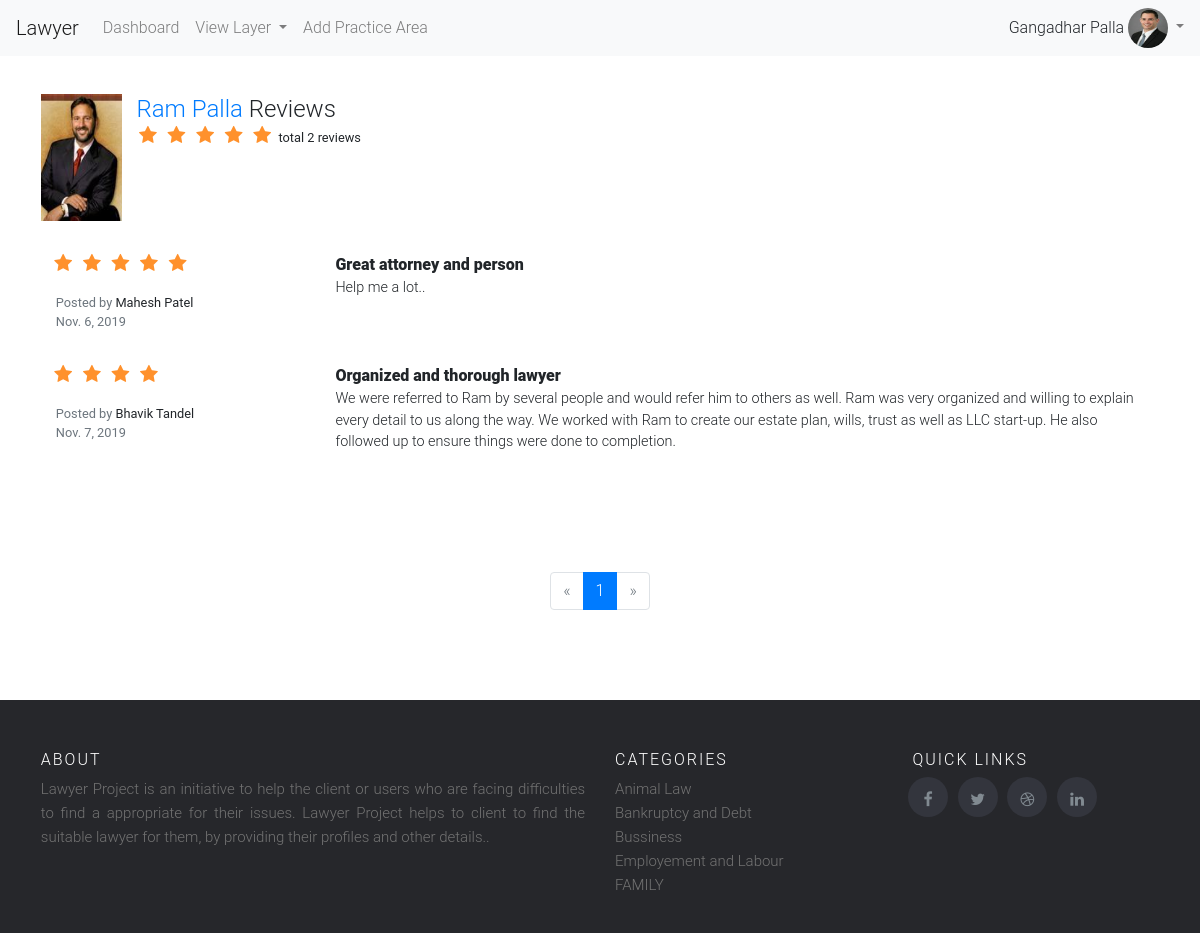
Screenshot of /viewall_review_lawyer/3 (signed in) with the database file from the repository.
### lawyer/models.py (models this page shows, shortened)
class Lawyer(models.Model):
    year = datetime.datetime.today().year
    year_list = range(datetime.datetime.today().year,1960,-1)
    tupple_list = []
    for year in year_list:
        tupple_list.append((str(year), str(year)))
    YEAR = tuple(tupple_list)
    user = models.OneToOneField(User,on_delete=models.CASCADE)
    address1 = models.CharField(max_length=400,blank=False,null=False,validators=[
        RegexValidator(regex='(^[A-Za-z0-9]+|,| |/|[A-Za-z]+)+[A-Za-z0-9]+|,| |$',message='Enter Valid Address1')
    ])
    address2 = models.CharField(max_length=400,blank=True,null=True,validators=[
        RegexValidator(regex='(^[A-Za-z0-9]+|,| |/|[A-Za-z]+)+[A-Za-z0-9]+|,| |$',message='Enter Valid Address2')
    ])
    city = models.CharField(max_length=128,blank=False,null=False,validators=[
        RegexValidator(regex='[A-Za-z]{2}[a-z]+$',message='City should only contain letters and mustcontains atleast 2 chracters..')
    ])
    state = models.ForeignKey(State,on_delete=models.CASCADE,null=False,blank=False)
    zipcode = models.CharField(max_length=128,blank=False,null=False,validators=[
        RegexValidator(regex='^[0-9]{6}$',message='Enter Valid Zipcode')
    ])
    phone_number = models.CharField(max_length=128,blank=False,null=False,validators=[
        RegexValidator(regex='^[6|7|8|9]+[0-9]{9}$',message='Enter 10 digit number or must start with 6,7,8,9 digit')
    ])
    license_in = models.ForeignKey(State,on_delete=models.CASCADE,blank=False,null=False,related_name='license_id')
    license_id = models.CharField(max_length=128,blank=False,null=False,validators=[
        RegexValidator(regex='^[A-Za-z0-9]*$',message='Enter Valid License Id')
    ])
    year_admitted = models.CharField(choices=YEAR,max_length=128,blank=False,null=False,)
    profile_image = models.ImageField(upload_to='profile_images',blank=False,null=False,)

class Review_Lawyer(models.Model):
    lawyer_id = models.ForeignKey(Lawyer,on_delete=models.CASCADE, blank=False, null=False)
    user = models.ForeignKey(User,on_delete=models.CASCADE, blank=False, null=False)
    title = models.CharField(max_length=228, blank=False, null=False)
    review = models.CharField(max_length=5000, blank=False, null=False)
    rating = models.IntegerField(blank=False)
    date = models.DateField(blank=False, null=False,auto_now_add=True)
    class Meta:
        verbose_name_plural = 'Review Lawyer'

class Practice_area(models.Model):
    practice = models.CharField(max_length=128,blank=True, null=True)
    class Meta:
        verbose_name_plural = 'Practice Area'

### lawyer/views.py (the view)
# urls.py: path('viewall_review_lawyer/<lid>',views.viewall_review_lawyer,name='viewall_review_lawyer'),
@login_required(login_url='/login/')
def viewall_review_lawyer(request,lid):
    lawyer = Lawyer.objects.get(user_id=lid)
    review_lawyer = Review_Lawyer.objects.filter(lawyer_id__user_id=lid).order_by('-rating')
    review_count = Review_Lawyer.objects.filter(lawyer_id__user_id=lid).values('lawyer_id__user_id').annotate(dcount=Count('review'))
    page = request.GET.get('page', 1)
    paginator = Paginator(review_lawyer, 5)
    try:
        review_lawyer = paginator.page(page)
    except PageNotAnInteger:
        review_lawyer = paginator.page(1)
    except EmptyPage:
        review_lawyer = paginator.page(paginator.num_pages)
    return render(request,'client/viewall_review_lawyer.html',{'lawyer':lawyer,'review_lawyer':review_lawyer,'review_count':review_count})

### lawyer/templatetags/practice_menu.py (called while the page is built)
def practice_area():
    practice = Practice_area.objects.all()
    return practice

### lawyer/templatetags/profile_tag.py (called while the page is built)
def profile_menu(lid):
    try:
        if lid:
            profile = Lawyer.objects.get(user_id=lid)
            return profile.profile_image
    except Exception as e:
        print(e)

### templates/client/viewall_review_lawyer.html (shortened to what this page needs)
 {% extends 'client/base.html' %} {% block body_block %}
<div class="container u-vertical-padding-1">
    <div class="row">
        <div class="col-xs-4 col-xs-offset-4 col-sm-1 col-sm-offset-0 remove-right-gutter">
            <div class="text-right text-center-xs"><a href='{% url "lawyer_profile" lawyer.user.id %}'><img class="img-responsive u-bg-cool-gray" style="width: 112px;" src="{{ MEDIA_URL }}/{{ lawyer.profile_image }}"></a>
            </div>
        </div>
        <div class="col-xs-12 col-sm-11 text-center-xs">
            <h1 class="u-vertical-margin-0 name-review"><a href='{% url "lawyer_profile" lawyer.user.id %}'>{{lawyer.user.first_name}} {{lawyer.user.last_name}} </a>    Reviews</h1>
            <p class="h2 u-vertical-margin-0 rating-stars">
                 <div class='rating-stars'  style='margin-left:-4%;'>
            <ul id='stars'>
                <li class='star' title='Poor' data-value='1' value='Poor'>
                    <i class='fa fa-star fa-fw'></i>
                </li>
                <li class='star' title='Fair' data-value='2'>
                    <i class='fa fa-star fa-fw'></i>
                </li>
                <li class='star' title='Good' data-value='3'>
                    <i class='fa fa-star fa-fw'></i>
                </li>
                <li class='star' title='Excellent' data-value='4'>
                    <i class='fa fa-star fa-fw'></i>
                </li>
                <li class='star' title='WOW!!!' data-value='5'>
                    <i class='fa fa-star fa-fw'></i>
                </li>
                <li class='star'>
                  {% for c in review_count %}
                  <small>total {{c.dcount}} reviews</small>
                  {% endfor %}
                </li>
            </ul>
        </div>
            </p>
    </div>
</div>
<div class='container'>
 {% for r in review_lawyer %}
    <div class="row" style='margin-top:3%;'>
        <div class="col-xs-12 col-md-3">
            <div class='rating-stars' style='margin-left:-18%;'>
                <ul>
                    {% for i in "x"|rjust:r.rating %}
                    <li class='star'>
                        <i class='star fa fa-star fa-fw'></i>
                    </li>
                    {% endfor %}
                </ul>
            </div>
            <small>
                <span class="text-muted" style='padding-top:-5px;'>Posted by</span> {{r.user}} {{r.user.last_name}}
                <br class="hidden-xs">
                <span class="text-muted"><time datetime="2019-09-02T22:58:43Z" data-local="time" data-format="%B %e, %Y" title="September 3, 2019 at 4:28am IST" data-localized="true">{{r.date}}</time>
                </span>
            </small>
        </div>
        <div class="col-xs-12 col-md-9 pull-right">
        <h3 class="u-vertical-margin-0 all_review_name" itemprop="headline"><b>{{r.title}}</b></h3>
           <p class='lawyer_review_list'>{{r.review}}</p>
        </div>
    </div>
         {% endfor %}
</div>
<div class='container paginator-margin-top text-xs-center'>
    <nav>
        <div id='pagination_change'>
            <ul class="pagination">
                {% if review_lawyer.has_previous %}
                <li class="page-item"><a class="page-link" href="?page={{ review_lawyer.previous_page_number }}">&laquo;</a></li>
                {% else %}
                <li class="page-item disabled"><span class="page-link">&laquo;</span></li>
                {% endif %} {% for i in review_lawyer.paginator.page_range %} {% if review_lawyer.number == i %}
                <li class="page-item active"><span class="page-link">{{ i }} <span class="sr-only">(current)</span></span>
                </li>
                {% else %}
                <li class="page-item"><a class="page-link" href="?page={{ i }}">{{ i }}</a></li>
                {% endif %} {% endfor %} {% if data.has_next %}
                <li class="page-item"><a class="page-link" href="?page={{ review_lawyer.next_page_number }}">&raquo;</a></li>
                {% else %}
                <li class="page-item disabled"><span class="page-link">&raquo;</span></li>
                {% endif %}
            </ul>
        </div>
    </nav>
</div>
</div>
{% endblock %}

### templates/client/base.html (shortened to what this page needs)
<html>
{% load staticfiles %}
{% load crispy_forms_tags %}
{% load practice_menu %}
{% load profile_tag %}
<head>
    <link href='{% static "css/bootstrap.css" %}' rel='stylesheet' />
    <link href='{% static "css/style.css" %}' rel='stylesheet' />
    <link href='{% static "css/carousel.css" %}' rel='stylesheet' />
    <link href='{% static "css/glyphicon.css" %}' rel='stylesheet' />
    <link rel="stylesheet" href="https://cdnjs.cloudflare.com/ajax/libs/font-awesome/4.7.0/css/font-awesome.min.css">
</head>
<body>
    <nav class="navbar navbar-expand-lg navbar-light bg-light">
        <a class="navbar-brand" href="#">Lawyer
        </a>
        <div class="collapse navbar-collapse" id="navbarSupportedContent">
            <ul class="navbar-nav mr-auto">
                <li class="nav-item">
                    <a class="nav-link" href="{% url 'index' %}">Dashboard<span class="sr-only">(current)</span></a>
                </li>
                <li class="nav-item dropdown">
                    <a class="nav-link dropdown-toggle" href="http://example.com" id="navbarDropdownMenuLink" data-toggle="dropdown" aria-haspopup="true" aria-expanded="false">
                        View Layer
                    </a>
                            {% practice_area as practice %}
                </li>
                  {% if user.is_superuser %}
                        <li class="nav-item">
                    <a class="nav-link" href="{% url 'add_practice_area' %}">Add Practice Area</a>
                </li>
                  {% endif %}
            </ul>
         <form class="form-inline my-2 my-lg-0">
            {% if  request.user.is_superuser %}
              {{request.user.first_name}} {{request.user.last_name}}&nbsp;
             <ul class="navbar-nav">
                <li class="nav-item dropdown">
                    <a class="nav-link dropdown-toggle" style='padding:0 0;' href="#" id="navbarDropdownMenuLink" role="button" data-toggle="dropdown" aria-haspopup="true" aria-expanded="false">
                        <img src='{{MEDIA_URL}}{{ request.user.id|profile_menu }}' height='40' width='40' style='border-radius:50%;'/>
                   </a>
                </li>
            </ul>
            {% endif %}
            </form>
        </div>
    </nav>
    {% block body_block %} {% endblock %}
<footer class="site-footer" style='margin-top:3%;'>
    <div class="container">
        <div class="row">
            <div class="col-sm-12 col-md-6">
                <h6>About</h6>
                <p class="text-justify">Lawyer Project is an initiative to help the client or users who are facing difficulties to find a appropriate for their issues.
                Lawyer Project helps to client to find the suitable lawyer for them, by providing their profiles and other details..
                </p>
            </div>
            <div class="col-xs-6 col-md-3">
                <h6>Categories</h6>
                <ul class="footer-links">
                 {% practice_area as practice %}
                    {% for i in practice %}
                     <li><a class="dropdown-item-footer" href="{% url 'view_lawyers' %}?practice_area={{i.practice}}">{{i.practice}}</a></li>
                 {% endfor %}
                </ul>
            </div>
            <div class="col-xs-6 col-md-3">
                <h6 style='margin-left:4%;'>Quick Links</h6>
               <ul class="social-icons">
                    <li><a class="facebook" href="https://www.facebook.com/"><i class="fa fa-facebook" style='margin-top:35%;'></i></a></li>
                    <li><a class="twitter" href="https://www.twitter.com/"><i class="fa fa-twitter" style='margin-top:35%;'></i></a></li>
                    <li><a class="dribbble" href="https://www.dribble.com/"><i class="fa fa-dribbble" style='margin-top:35%;'></i></a></li>
                    <li><a class="linkedin" href="https://www.linkedin.com/"><i class="fa fa-linkedin" style='margin-top:35%;'></i></a></li>
                </ul>
            </div>
        </div>
    </div>
</footer>
</body>
</html>

### static/css/style.css (style rules this page uses)
.h2 { font-size: 1.25em; line-height: 1.4; }
.row { margin-left: -1.2rem; margin-right: -1.2rem; }
p { overflow-wrap: break-word; word-wrap: break-word; word-break: break-word; margin: 0 0 0.75em; }
.text-muted { opacity: 1; color: #777777 }
.u-vertical-padding-1 { padding-top: 2.4rem !important; padding-bottom: 2.4rem !important; }
.remove-right-gutter { padding-right: 0; }
.u-bg-cool-gray { background-color: #CDCFCE !important; }
.img-responsive { max-width: 100%; height: 100%; }
.u-vertical-margin-0 { margin-top: 0rem !important; margin-bottom: 0rem !important; }
.name-review { font-size: 1.50em; line-height: 1.2857142857; }
.rating-stars ul { list-style-type: none; padding-left: -50px; }
.rating-stars ul>li.star { display: inline-block; }
.rating-stars ul>li.star>i.fa { font-size: 1.2em; color: #FF912C; }
.all_review_name { font-size: 1em; line-height: 1.5; font-weight: 700; }
.lawyer_review_list { margin: 0 0 0.75em; font-size: 0.9rem; }
.paginator-margin-top { margin-top: 5%; }
.pagination { margin-top: 10%; justify-content: center; }
.site-footer { background-color: #26272b; padding: 45px 0 20px; font-size: 15px; line-height: 24px; color: #737373; }
.site-footer h6 { color: #fff; font-size: 16px; text-transform: uppercase; margin-top: 5px; letter-spacing: 2px }
.site-footer a { color: #737373; }
.footer-links { padding-left: 0; list-style: none }
.footer-links li { display: block }
.footer-links a { color: #737373 }
.site-footer .social-icons a { width: 40px; height: 40px; line-height: 40px; margin-left: 6px; margin-right: 0; border-radius: 100%; background-color: #33353d }
.social-icons { padding-left: 0; margin-bottom: 0; list-style: none }
.social-icons li { display: inline-block; margin-bottom: 4px }
.social-icons a { background-color: #eceeef; color: #818a91; font-size: 16px; display: inline-block; line-height: 44px; width: 44px; height: 44px; text-align: center; margin-right: 8px; border-radius: 100%; -webkit-transition: all .2s linear; -o-transition: all .2s linear; transition: all .2s linear }

### rows the page displays
Lawyer: profile_image (picture), user.first_name "Ram", user.last_name "Palla"
Review_Lawyer: rating 5 (drawn), user "Mahesh", user.last_name "Patel", date "Nov. 6, 2019", title "Great attorney and person", review "Help me a lot.."
Review_Lawyer: rating 4 (drawn), user "Bhavik", user.last_name "Tandel", date "Nov. 7, 2019", title "Organized and thorough lawyer", review "We were referred to Ram by several people and would refer him to others as well. Ram was very organized and willing to explain every detail to us along the way. We worked with Ram to create our estate plan, wills, trust as well as LLC start-up. He also followed up to ensure things were done to completion."
Practice_area: practice "Animal Law"
Practice_area: practice "Bankruptcy and Debt"
Practice_area: practice "Bussiness"
Practice_area: practice "Employement and Labour"
Practice_area: practice "FAMILY"

### other values shown
{{ request.user.first_name }} "Gangadhar"
{{ request.user.last_name }} "Palla"
{{ c.dcount }} "2"
{{ i }} "1"
